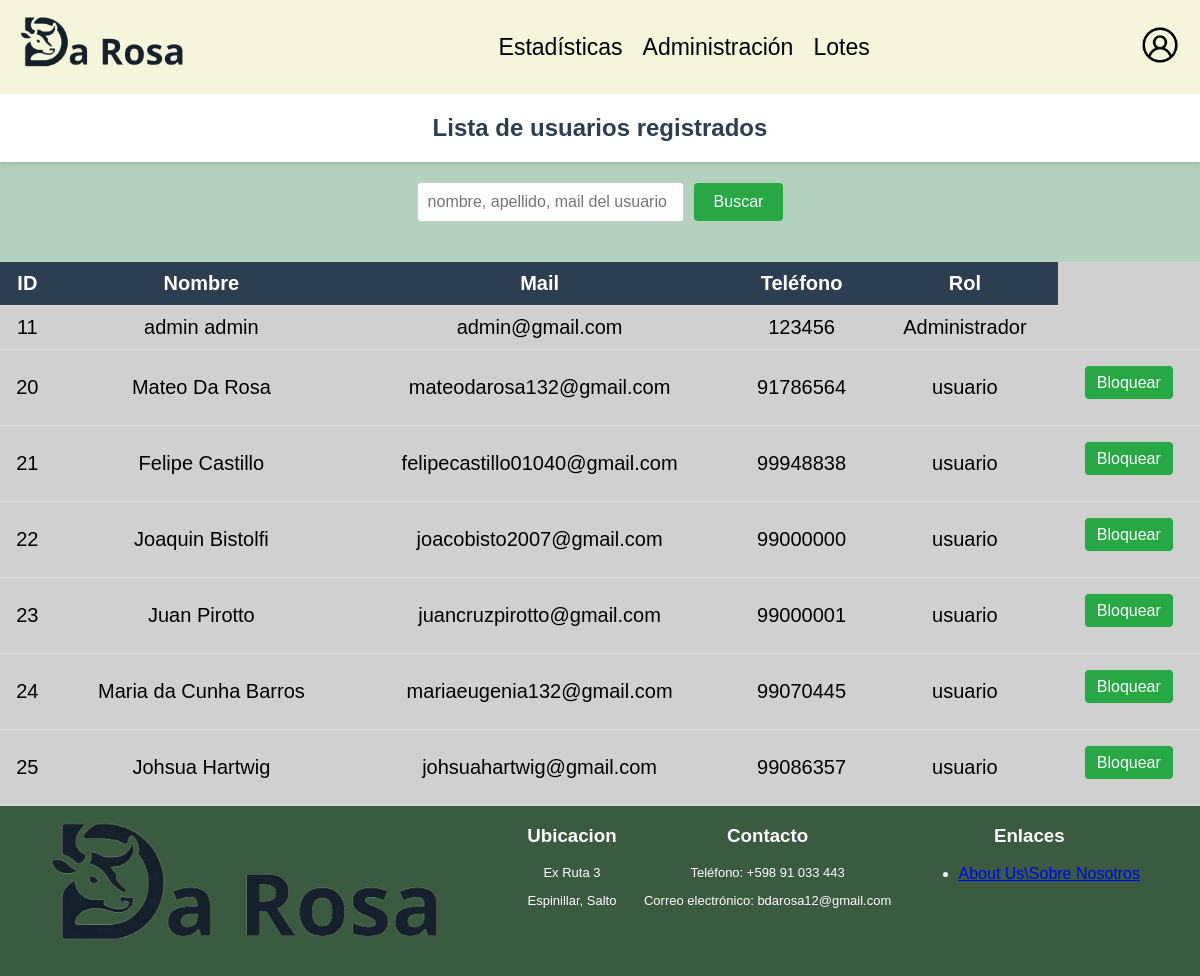
Screenshot of /paginas/administrar_usuarios.php (signed in) with the database file from the repository.
### tables this page shows
CREATE TABLE `usuarios` (
  `id_usuario` int(11) NOT NULL,
  `rol` varchar(20) NOT NULL DEFAULT 'usuario',
  `usuario` varchar(30) DEFAULT NULL,
  `nombre` varchar(30) DEFAULT NULL,
  `apellido` varchar(30) DEFAULT NULL,
  `mail` varchar(50) DEFAULT NULL,
  `telefono` int(11) DEFAULT NULL,
  `contrasena` varchar(100) DEFAULT NULL,
  `bloqueado` tinyint(4) NOT NULL DEFAULT 0
);

### paginas/administrar_usuarios.php (the view, shortened to what this page needs)
<?php
include "../includes/conexion.php";
@$rol_usuario = $_SESSION['rol'];
if ($_SERVER['REQUEST_METHOD'] == 'POST' && !empty($_POST["buscar"])) {
    $busqueda = $_POST['buscar'];
    $buscar = "SELECT * FROM usuarios WHERE nombre LIKE '%$busqueda%' OR apellido LIKE '%$busqueda%' OR mail LIKE '%$busqueda%'";
    $resultado = mysqli_query($conexion, $buscar);
} else {
    $consulta = "SELECT * FROM usuarios";
    $resultado = mysqli_query($conexion, $consulta);
}
?>
<!DOCTYPE html>
<html lang="en">
<head>
    <link rel="stylesheet" href="../css/lotesusr.css">
</head>
<body>
<?php
    if ($rol_usuario == 'Administrador') {
        include '../includes/headeradmin.php';
    } else {
        include '../includes/header.php';
    }
?>
<body>
    <div class="content">
        <h2>Lista de usuarios registrados</h2>
        <form class="input-group" action="" method="post">
        <input type="text" class="input" name="buscar" placeholder="nombre, apellido, mail del usuario" autocomplete="off">
        <input class="button--submit" value="Buscar" type="submit">
        </form>
        <?php
        if (mysqli_num_rows($resultado) > 0) {
            echo "<table class='listas'>
                    <thead>
                        <tr>
                            <th class='esconder'>ID</th>
                            <th>Nombre</th>
                            <th class='esconder'>Mail</th>
                            <th class='esconder'>Teléfono</th>
                            <th class='esconder'>Rol</th>
                        </tr>
                    </thead>
                    <tbody>";
                    while ($usuario = mysqli_fetch_assoc($resultado)) {
                        echo "<tr>";
                        echo "<td class='esconder'>" . $usuario['id_usuario'] . "</td>";
                        echo "<td>" . $usuario['nombre'] . " " . $usuario['apellido'] . "</td>";
                        echo "<td class='esconder'>" . $usuario['mail'] . "</td>";
                        echo "<td class='esconder'>" . $usuario['telefono'] . "</td>";
                        echo "<td class='esconder'>" . $usuario['rol'] . "</td>";
                        echo "<td>";
                        if ($usuario['rol'] == 'Administrador') {
                            echo '';
                        } else {
                            echo "<button class='toggle-status' data-id='" . $usuario['id_usuario'] . "'>";
                            echo $usuario['bloqueado'] ? 'Desbloquear' : 'Bloquear';
                            echo "</button>";
                        }
                        echo "</td>";
                        echo "</tr>";
                    }
            echo '</tbody></table>';
        } else {
            echo "<div class='no-lotes'>No se encontraron usuarios.</div>";
        }
        ?>
    </div>
    <?php include '../includes/footer.php'; ?>
</body>
</html>

### css/lotesusr.css (style rules this page uses)
body { font-family: Arial, sans-serif; background-color: rgba(143, 186, 157, 0.667); margin: 0; padding: 0; display: flex; flex-direction: column; min-height: 100vh; }
h2 { text-align: center; color: #2c3e50; padding: 20px 0px; margin: 0; background-color: #ffffff; width: 100%; box-shadow: 0 2px 5px rgba(0, 0, 0, 0.1); font-size: 24px; }
table.listas { width: 100%; border-collapse: collapse; margin-top: 20px; background-color: #d0d0d0; }
table.listas thead { background-color: #2c3e50; color: white; }
table.listas th, table.listas td { padding: 10px; text-align: center; border-bottom: 1px solid #ddd; font-size: 20px; }
.content { flex: 1; display: flex; flex-direction: column; align-items: center; justify-content: center; }
@media screen and (min-width: 800px) { .esconder { display: table-cell; } }
.input-group { display: flex; align-items: center; gap: 10px; max-width: 500px; margin: 20px auto; }
.input-group .input { flex: 1; padding: 10px; border: 1px solid #ccc; border-radius: 4px; font-size: 16px; outline: none; transition: border-color 0.3s ease; min-width: 245px; }
.button--submit { padding: 10px 20px; background-color: #28a745; color: white; border: none; border-radius: 4px; font-size: 16px; cursor: pointer; transition: background-color 0.3s ease; }
.toggle-status { background-color: #28a745; color: white; cursor: pointer; font-size: 16px; min-width: 90px; width: 65%; height: 35px; margin: 5px 0 15px; border: 1px solid #ccc; border-radius: 5px; font-size: 16px; }

### rows the page displays
usuarios: id_usuario "11", nombre "admin", apellido "admin", mail "admin@gmail.com", telefono "123456", rol "Administrador"
usuarios: id_usuario "20", nombre "Mateo", apellido "Da Rosa", mail "mateodarosa132@gmail.com", telefono "91786564", rol "usuario", bloqueado "Bloquear"
usuarios: id_usuario "21", nombre "Felipe", apellido "Castillo", mail "felipecastillo01040@gmail.com", telefono "99948838", rol "usuario", bloqueado "Bloquear"
usuarios: id_usuario "22", nombre "Joaquin", apellido "Bistolfi", mail "joacobisto2007@gmail.com", telefono "99000000", rol "usuario", bloqueado "Bloquear"
usuarios: id_usuario "23", nombre "Juan", apellido "Pirotto", mail "juancruzpirotto@gmail.com", telefono "99000001", rol "usuario", bloqueado "Bloquear"
usuarios: id_usuario "24", nombre "Maria", apellido "da Cunha Barros", mail "mariaeugenia132@gmail.com", telefono "99070445", rol "usuario", bloqueado "Bloquear"
usuarios: id_usuario "25", nombre "Johsua", apellido "Hartwig", mail "johsuahartwig@gmail.com", telefono "99086357", rol "usuario", bloqueado "Bloquear"
